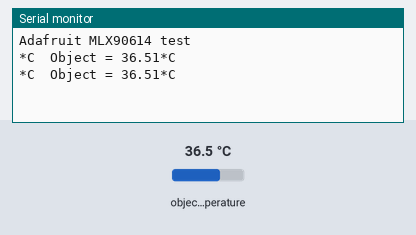
The sketch below on a simulated Arduino Uno, built with avr-gcc and run on an emulated ATmega328P. Parts: the last lines printed to the serial monitor. The inputs (shaded band) are chosen by the test bench; at power-on: object temperature 36.5 °C.

Above: at 1.8 s.
1.9 s: object temperature set to 20 °C
At 2.8 s:
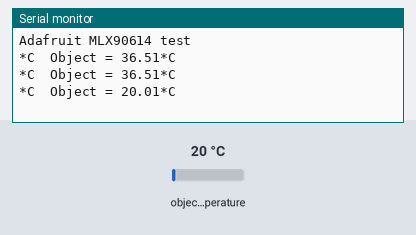
3.4 s: object temperature set to 26 °C
At 4.4 s:
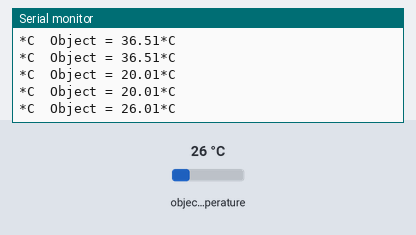
Timing chart, 0 to 6.4 s (numbered marks = the images above; inputs shaded):
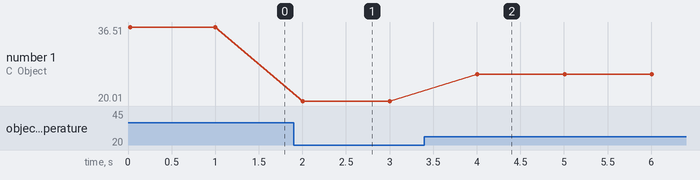

Measured:
- after the input at 1.9 s, the serial monitor: prints a new line after 0.10 s (image 1)
- after the input at 3.4 s, the serial monitor: prints a new line after 0.61 s (image 2)
- plotted number 1: 36.51 → 20.01 after the input at 1.9 s, 20.01 → 26.01 after the input at 3.4 s

The sketch:

Gy906_Temp.ino
```cpp
#include <Adafruit_MLX90614.h> //온도측정 라이브러리
#include <Wire.h> //i2c 라이브러리

Adafruit_MLX90614 mlx = Adafruit_MLX90614();

void setup() {
  // put your setup code here, to run once:
  Serial.begin(9600);
  Serial.println("Adafruit MLX90614 test");
  mlx.begin(); //센서 값 읽기 시작
}

void loop() {
  // put your main code here, to run repeatedly:
  Serial.print("*C\tObject = ");
  Serial.print(mlx.readObjectTempC());
  Serial.println("*C"); // 객체 온도 출력

  delay(1000);
}
```
